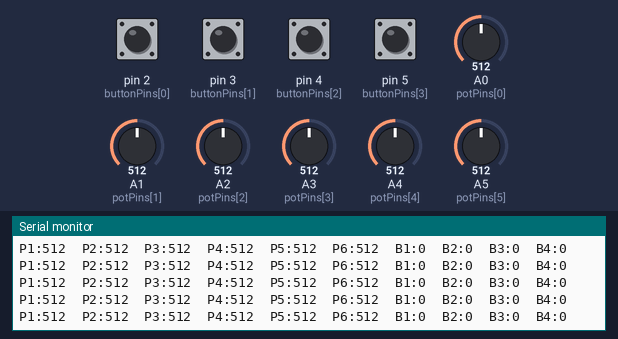
This sketch was run on a simulated Arduino Uno, built with avr-gcc and run on an emulated ATmega328P. Parts: the last lines printed to the serial monitor. The inputs (shaded band) are chosen by the test bench; at power-on: pin 2 (buttonPins[0]), pin 3 (buttonPins[1]), pin 4 (buttonPins[2]), pin 5 (buttonPins[3]) HIGH, A0 (potPins[0]) = 512, A1 (potPins[1]) = 512, A2 (potPins[2]) = 512, A3 (potPins[3]) = 512, A4 (potPins[4]) = 512, A5 (potPins[5]) = 512.

Above: at 1.2 s.
1.3 s: A0 (potPins[0]) set to 109
At 1.45 s:
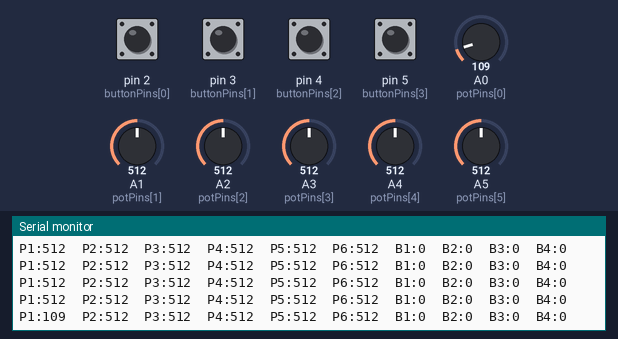
4.3 s: A0 (potPins[0]) set to 90
At 4.3 s:
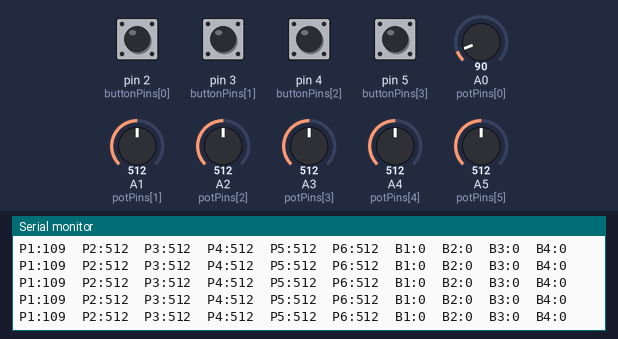
7.3 s: A1 (potPins[1]) set to 108
At 7.34 s:
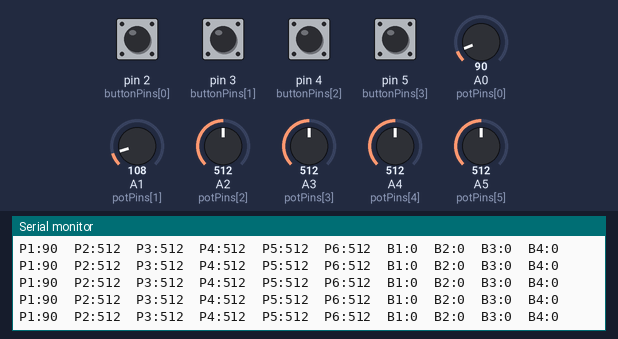
10.3 s: A1 (potPins[1]) set to 94
At 10.3 s:
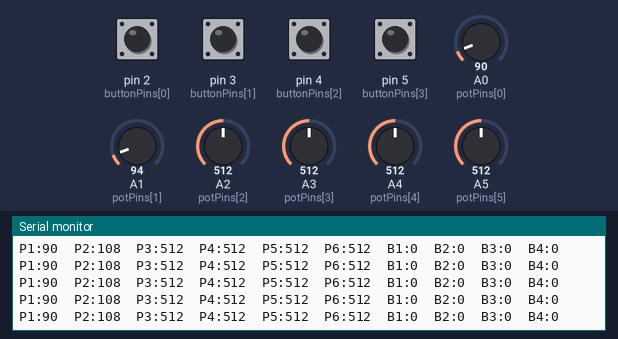
13.3 s: A2 (potPins[2]) set to 104
At 13.3 s:
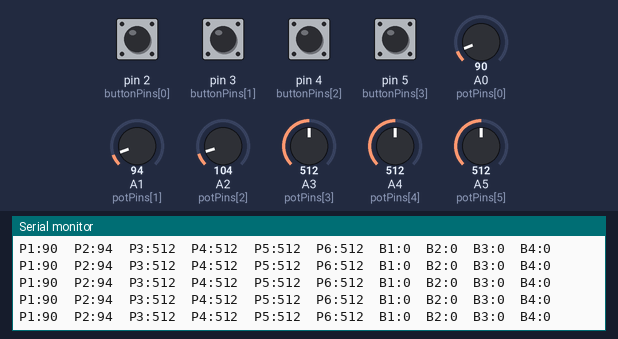
14.8 s: A2 (potPins[2]) set to 91
At 14.87 s:
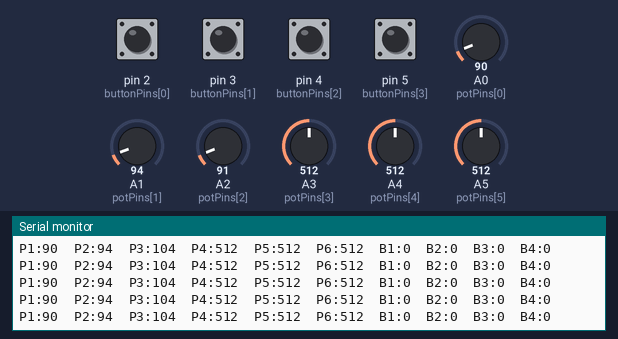
Timing chart, 0 to 17.8 s (numbered marks = the images above; inputs shaded):
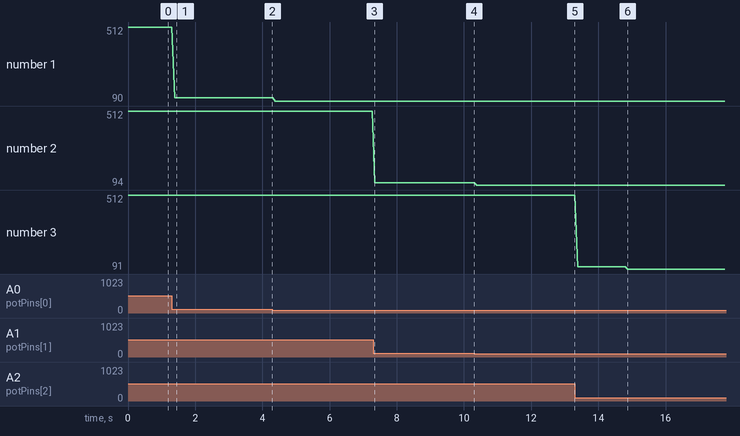

Measured:
- after the input at 1.3 s, the serial monitor: prints a new line after 0.09 s (image 1)
- plotted number 1: 512 → 109 after the input at 1.3 s, 109 → 90 after the input at 4.3 s
- plotted number 2: 512 → 108 after the input at 7.3 s, 108 → 94 after the input at 10.3 s
- plotted number 3: 512 → 104 after the input at 13.3 s, 104 → 91 after the input at 14.8 s

The sketch:

test_all_ins.ino
```cpp
//test all ins to make sure your board is working after you built it.
// look at serial monitor (FTDI and make sure inputs work)

const int NUM_POTS = 6;
const int NUM_BUTTONS = 4;

const int potPins[NUM_POTS] = {A0, A1, A2, A3, A4, A5};
const int buttonPins[NUM_BUTTONS] = {2, 3, 4, 5};

void setup() {
  Serial.begin(9600);

  for (int i = 0; i < NUM_BUTTONS; i++) {
    pinMode(buttonPins[i], INPUT_PULLUP);
  }
}

void loop() {
  // Read and print potentiometer values
  for (int i = 0; i < NUM_POTS; i++) {
    int potValue = analogRead(potPins[i]);
    Serial.print("P");
    Serial.print(i + 1);
    Serial.print(":");
    Serial.print(potValue);
    Serial.print("  ");
  }

  // Read and print button states
  for (int i = 0; i < NUM_BUTTONS; i++) {
    int buttonState = digitalRead(buttonPins[i]);
    Serial.print("B");
    Serial.print(i + 1);
    Serial.print(":");
    Serial.print(buttonState == LOW ? "1" : "0");
    Serial.print("  ");
  }

  Serial.println(); // Move to the next line
  delay(20); // Small delay to avoid flooding the serial monitor
}
```
